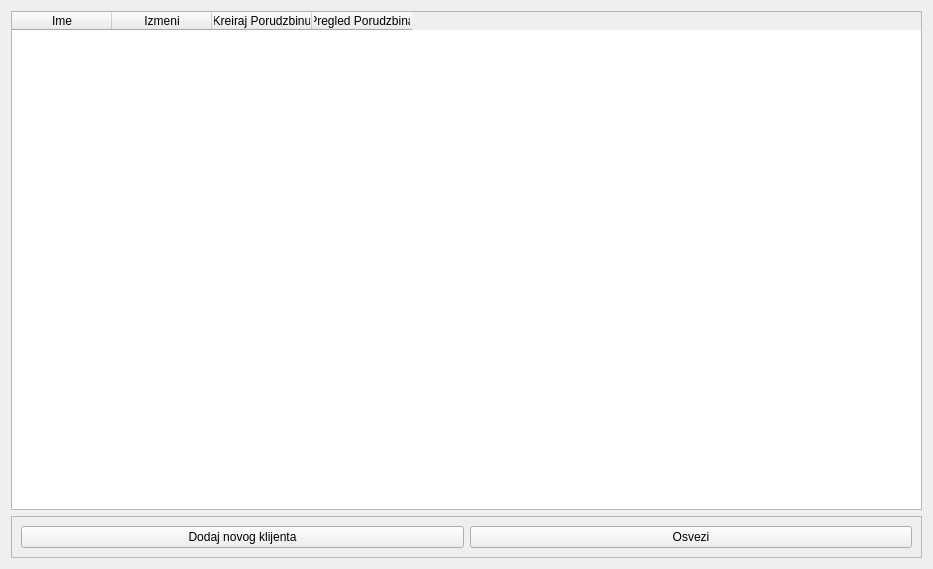
<?xml version="1.0" encoding="UTF-8"?>
<ui version="4.0">
 <class>CustomersView</class>
 <widget class="QWidget" name="CustomersView">
  <property name="geometry">
   <rect>
    <x>0</x>
    <y>0</y>
    <width>933</width>
    <height>569</height>
   </rect>
  </property>
  <property name="windowTitle">
   <string>Form</string>
  </property>
  <layout class="QVBoxLayout" name="verticalLayout_2">
   <item>
    <widget class="QTableWidget" name="tableWidget">
     <column>
      <property name="text">
       <string>Ime</string>
      </property>
     </column>
     <column>
      <property name="text">
       <string>Izmeni</string>
      </property>
     </column>
     <column>
      <property name="text">
       <string>Kreiraj Porudzbinu</string>
      </property>
     </column>
     <column>
      <property name="text">
       <string>Pregled Porudzbina</string>
      </property>
     </column>
    </widget>
   </item>
   <item>
    <widget class="QFrame" name="frame">
     <property name="frameShape">
      <enum>QFrame::StyledPanel</enum>
     </property>
     <property name="frameShadow">
      <enum>QFrame::Raised</enum>
     </property>
     <layout class="QHBoxLayout" name="horizontalLayout_2">
      <item>
       <widget class="QPushButton" name="AddNewCustomer">
        <property name="text">
         <string>Dodaj novog klijenta</string>
        </property>
       </widget>
      </item>
      <item>
       <widget class="QPushButton" name="Refresh">
        <property name="text">
         <string>Osvezi</string>
        </property>
       </widget>
      </item>
     </layout>
    </widget>
   </item>
  </layout>
 </widget>
 <resources/>
 <connections/>
</ui>
